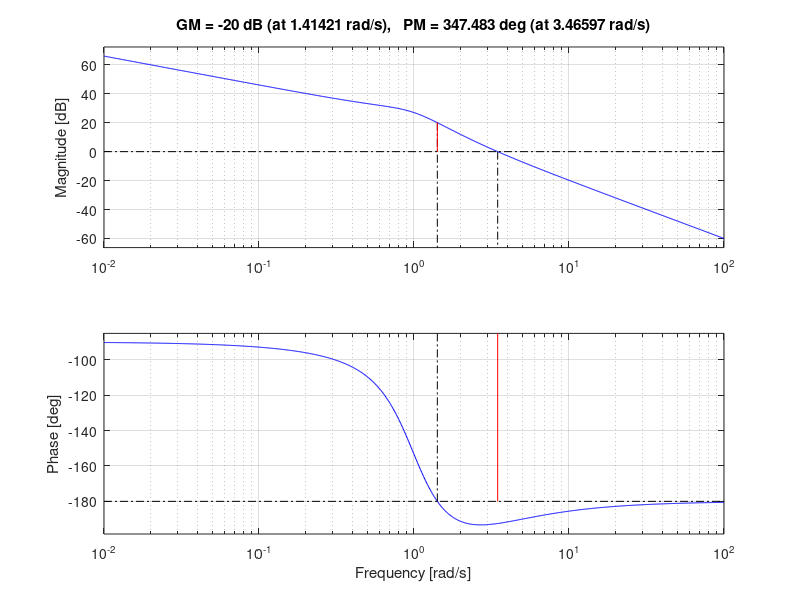

Recreate this plot in MATLAB. (Note: this script raises an error after producing the figure.)
%$$G(s)H(s) = \frac{10(s+2)}{s(s^2+s+1)}$$
num = [10 20];
den = conv([1 0], [1 1 1]);
sys = tf(num, den);
margin(sys);
grid on;
[Gm, Pm, Wcg, Wcp] = margin(sys)
n = db(Gm)

% --- Output Printing ---
fprintf('Gain margin = %.0f dB\n', n);
fprintf('Phase margin = %.1f deg\n', Pm);
fprintf('Gain crossover freq = %.4f rad/s\n', Wcg);
fprintf('Gain crossover phase = %.4f rad/s\n', Wcp);
